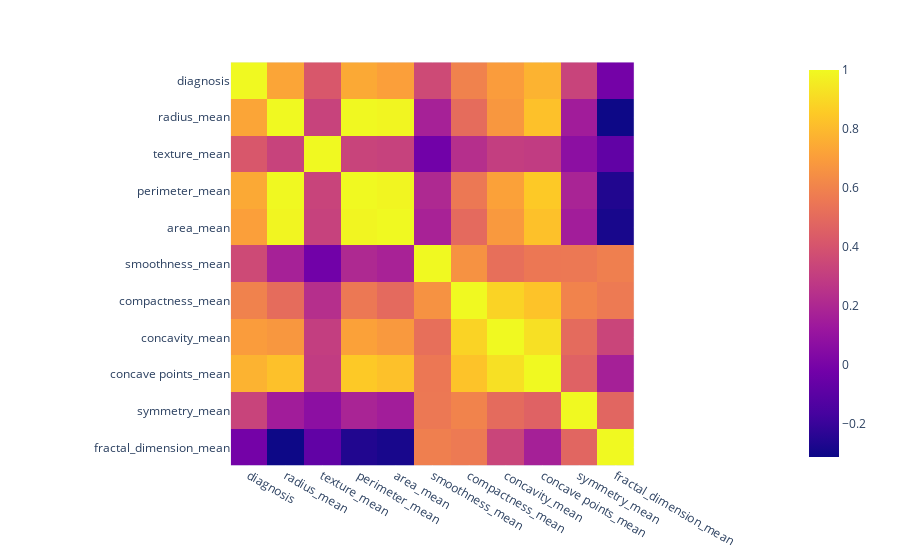

This figure's notebook cell:
### Markdown cell above
Using, Plotly Package we can show it in interactive graphs like this,

### Code cell
plt.figure(figsize=(15, 10))


fig = px.imshow(bcpdata[cols].corr());
fig.show()
#since it is an interactive plot, you can hover over the cells to see the correlation values. That is why it is not visible here, but will be visible in the notebook.

### Figure 1 — Plotly figure (JSON) as saved in the notebook; plotly's stock layout.template omitted (floating-point values rounded to 4 significant figures)
{"data": [{"coloraxis": "coloraxis", "hovertemplate": "x: %{x}<br>y: %{y}<br>color: %{z}<extra></extra>", "name": "0", "type": "heatmap", "x": ["diagnosis", "radius_mean", "texture_mean", "perimeter_mean", "area_mean", "smoothness_mean", "compactness_mean", "concavity_mean", "concave points_mean", "symmetry_mean", "fractal_dimension_mean"], "xaxis": "x", "y": ["diagnosis", "radius_mean", "texture_mean", "perimeter_mean", "area_mean", "smoothness_mean", "compactness_mean", "concavity_mean", "concave points_mean", "symmetry_mean", "fractal_dimension_mean"], "yaxis": "y", "z": [[1.0, 0.73, 0.4152, 0.7426, 0.709, 0.3586, 0.5965, 0.6964, 0.7766, 0.3305, -0.01284], [0.73, 1.0, 0.3238, 0.9979, 0.9874, 0.1706, 0.5061, 0.6768, 0.8225, 0.1477, -0.3116], [0.4152, 0.3238, 1.0, 0.3295, 0.3211, -0.02339, 0.2367, 0.3024, 0.2935, 0.0714, -0.07644], [0.7426, 0.9979, 0.3295, 1.0, 0.9865, 0.2073, 0.5569, 0.7161, 0.851, 0.183, -0.2615], [0.709, 0.9874, 0.3211, 0.9865, 1.0, 0.177, 0.4985, 0.686, 0.8233, 0.1513, -0.2831], [0.3586, 0.1706, -0.02339, 0.2073, 0.177, 1.0, 0.6591, 0.522, 0.5537, 0.5578, 0.5848], [0.5965, 0.5061, 0.2367, 0.5569, 0.4985, 0.6591, 1.0, 0.8831, 0.8311, 0.6026, 0.5654], [0.6964, 0.6768, 0.3024, 0.7161, 0.686, 0.522, 0.8831, 1.0, 0.9214, 0.5007, 0.3368], [0.7766, 0.8225, 0.2935, 0.851, 0.8233, 0.5537, 0.8311, 0.9214, 1.0, 0.4625, 0.1669], [0.3305, 0.1477, 0.0714, 0.183, 0.1513, 0.5578, 0.6026, 0.5007, 0.4625, 1.0, 0.4799], [-0.01284, -0.3116, -0.07644, -0.2615, -0.2831, 0.5848, 0.5654, 0.3368, 0.1669, 0.4799, 1.0]]}], "layout": {"coloraxis": {"colorscale": [[0, "#0d0887"], [0.1111, "#46039f"], [0.2222, "#7201a8"], [0.3333, "#9c179e"], [0.4444, "#bd3786"], [0.5556, "#d8576b"], [0.6667, "#ed7953"], [0.7778, "#fb9f3a"], [0.8889, "#fdca26"], [1, "#f0f921"]]}, "margin": {"t": 60}, "xaxis": {"anchor": "y", "constrain": "domain", "domain": [0, 1], "scaleanchor": "y"}, "yaxis": {"anchor": "x", "autorange": "reversed", "constrain": "domain", "domain": [0, 1]}}}
